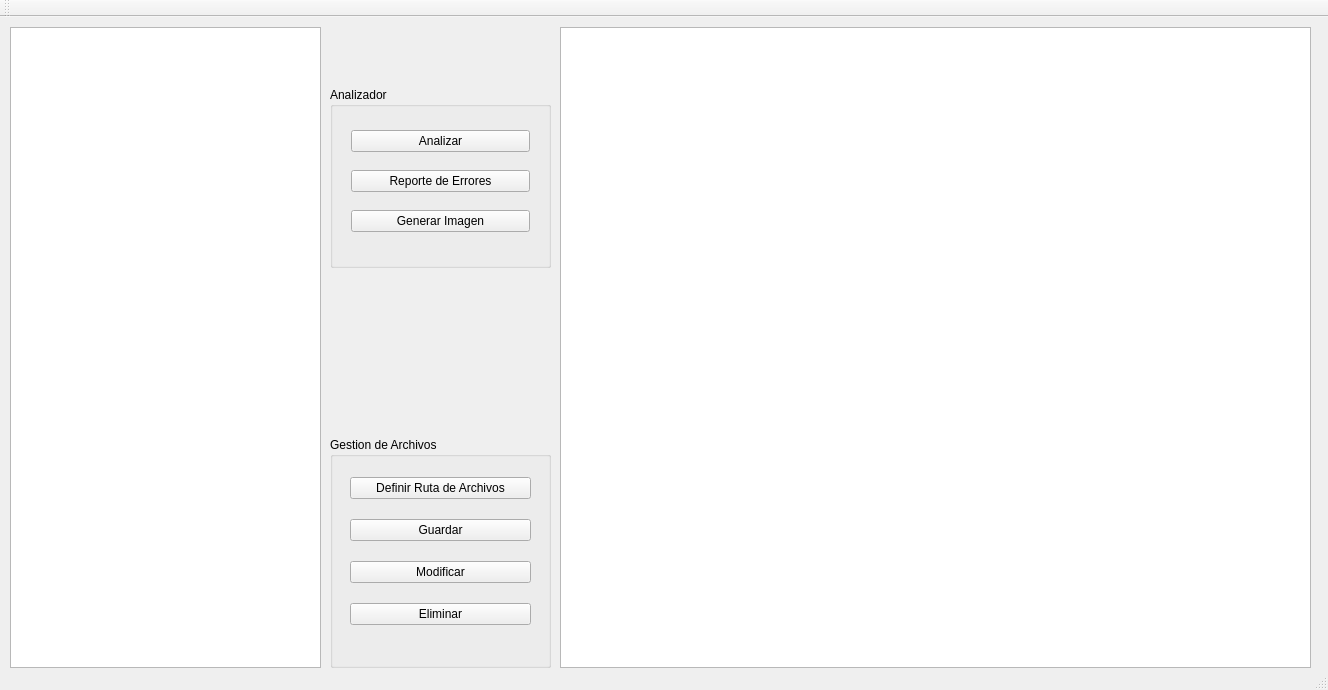
<?xml version="1.0" encoding="UTF-8"?>
<ui version="4.0">
 <class>MainWindow</class>
 <widget class="QMainWindow" name="MainWindow">
  <property name="geometry">
   <rect>
    <x>0</x>
    <y>0</y>
    <width>1328</width>
    <height>690</height>
   </rect>
  </property>
  <property name="windowTitle">
   <string>MainWindow</string>
  </property>
  <widget class="QWidget" name="centralWidget">
   <widget class="QTreeView" name="treeView">
    <property name="geometry">
     <rect>
      <x>10</x>
      <y>10</y>
      <width>311</width>
      <height>641</height>
     </rect>
    </property>
   </widget>
   <widget class="QGroupBox" name="groupBox">
    <property name="geometry">
     <rect>
      <x>330</x>
      <y>420</y>
      <width>221</width>
      <height>231</height>
     </rect>
    </property>
    <property name="title">
     <string>Gestion de Archivos</string>
    </property>
    <widget class="QWidget" name="verticalLayoutWidget">
     <property name="geometry">
      <rect>
       <x>10</x>
       <y>20</y>
       <width>201</width>
       <height>191</height>
      </rect>
     </property>
     <layout class="QVBoxLayout" name="verticalLayout">
      <property name="spacing">
       <number>10</number>
      </property>
      <property name="leftMargin">
       <number>10</number>
      </property>
      <property name="topMargin">
       <number>10</number>
      </property>
      <property name="rightMargin">
       <number>10</number>
      </property>
      <property name="bottomMargin">
       <number>10</number>
      </property>
      <item>
       <widget class="QPushButton" name="btnRutaTree">
        <property name="text">
         <string>Definir Ruta de Archivos</string>
        </property>
       </widget>
      </item>
      <item>
       <widget class="QPushButton" name="pushButton">
        <property name="text">
         <string>Guardar</string>
        </property>
       </widget>
      </item>
      <item>
       <widget class="QPushButton" name="pushButton_2">
        <property name="text">
         <string>Modificar</string>
        </property>
       </widget>
      </item>
      <item>
       <widget class="QPushButton" name="pushButton_3">
        <property name="text">
         <string>Eliminar</string>
        </property>
       </widget>
      </item>
     </layout>
    </widget>
   </widget>
   <widget class="QPlainTextEdit" name="plainTextEdit">
    <property name="geometry">
     <rect>
      <x>560</x>
      <y>10</y>
      <width>751</width>
      <height>641</height>
     </rect>
    </property>
   </widget>
   <widget class="QGroupBox" name="groupBox_2">
    <property name="geometry">
     <rect>
      <x>330</x>
      <y>70</y>
      <width>221</width>
      <height>181</height>
     </rect>
    </property>
    <property name="title">
     <string>Analizador</string>
    </property>
    <widget class="QWidget" name="verticalLayoutWidget_2">
     <property name="geometry">
      <rect>
       <x>10</x>
       <y>20</y>
       <width>201</width>
       <height>151</height>
      </rect>
     </property>
     <layout class="QVBoxLayout" name="verticalLayout_2">
      <item>
       <widget class="QPushButton" name="btnAnalizar">
        <property name="text">
         <string>Analizar</string>
        </property>
       </widget>
      </item>
      <item>
       <widget class="QPushButton" name="pushButton_4">
        <property name="text">
         <string>Reporte de Errores</string>
        </property>
       </widget>
      </item>
      <item>
       <widget class="QPushButton" name="pushButton_5">
        <property name="text">
         <string>Generar Imagen</string>
        </property>
       </widget>
      </item>
     </layout>
    </widget>
   </widget>
  </widget>
  <widget class="QToolBar" name="mainToolBar">
   <attribute name="toolBarArea">
    <enum>TopToolBarArea</enum>
   </attribute>
   <attribute name="toolBarBreak">
    <bool>false</bool>
   </attribute>
  </widget>
  <widget class="QStatusBar" name="statusBar"/>
 </widget>
 <layoutdefault spacing="6" margin="11"/>
 <resources/>
 <connections/>
</ui>
